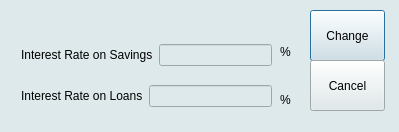
<?xml version="1.0" encoding="UTF-8"?>
<ui version="4.0">
 <class>interestRate</class>
 <widget class="QDialog" name="interestRate">
  <property name="geometry">
   <rect>
    <x>0</x>
    <y>0</y>
    <width>399</width>
    <height>132</height>
   </rect>
  </property>
  <property name="windowTitle">
   <string>Dialog</string>
  </property>
  <property name="styleSheet">
   <string notr="true">background-color: rgb(222, 233, 235);
</string>
  </property>
  <widget class="QWidget" name="layoutWidget_2">
   <property name="geometry">
    <rect>
     <x>280</x>
     <y>30</y>
     <width>21</width>
     <height>91</height>
    </rect>
   </property>
   <layout class="QVBoxLayout" name="verticalLayout_5">
    <item>
     <widget class="QLabel" name="label_7">
      <property name="text">
       <string>%</string>
      </property>
     </widget>
    </item>
    <item>
     <widget class="QLabel" name="label_8">
      <property name="text">
       <string>%</string>
      </property>
     </widget>
    </item>
   </layout>
  </widget>
  <widget class="QWidget" name="layoutWidget">
   <property name="geometry">
    <rect>
     <x>21</x>
     <y>31</y>
     <width>251</width>
     <height>91</height>
    </rect>
   </property>
   <layout class="QVBoxLayout" name="verticalLayout">
    <item>
     <layout class="QHBoxLayout" name="horizontalLayout">
      <item>
       <widget class="QLabel" name="label">
        <property name="text">
         <string>Interest Rate on Savings</string>
        </property>
       </widget>
      </item>
      <item>
       <widget class="QLineEdit" name="lineEdit"/>
      </item>
     </layout>
    </item>
    <item>
     <layout class="QHBoxLayout" name="horizontalLayout_2">
      <item>
       <widget class="QLabel" name="label_2">
        <property name="text">
         <string>Interest Rate on Loans</string>
        </property>
       </widget>
      </item>
      <item>
       <widget class="QLineEdit" name="lineEdit_2"/>
      </item>
     </layout>
    </item>
   </layout>
  </widget>
  <widget class="QPushButton" name="pushButton">
   <property name="geometry">
    <rect>
     <x>310</x>
     <y>10</y>
     <width>75</width>
     <height>51</height>
    </rect>
   </property>
   <property name="text">
    <string>Change</string>
   </property>
   <property name="default">
    <bool>true</bool>
   </property>
  </widget>
  <widget class="QPushButton" name="pushButton_2">
   <property name="geometry">
    <rect>
     <x>310</x>
     <y>60</y>
     <width>75</width>
     <height>51</height>
    </rect>
   </property>
   <property name="text">
    <string>Cancel</string>
   </property>
  </widget>
 </widget>
 <resources/>
 <connections>
  <connection>
   <sender>pushButton_2</sender>
   <signal>clicked()</signal>
   <receiver>interestRate</receiver>
   <slot>close()</slot>
   <hints>
    <hint type="sourcelabel">
     <x>308</x>
     <y>88</y>
    </hint>
    <hint type="destinationlabel">
     <x>345</x>
     <y>98</y>
    </hint>
   </hints>
  </connection>
 </connections>
</ui>
